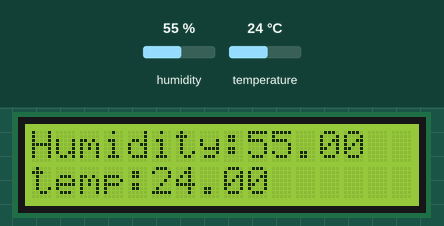
Simulated run of this sketch. Board: Arduino Uno, built with avr-gcc and run on an emulated ATmega328P. Shown: 16×2 character LCD. The test bench sets the inputs (shaded band); at power-on: humidity 55 %, temperature 24 °C. What the sketch prints to the serial monitor is not drawn.

Above: at 1.6 s.
1.7 s: humidity set to 22 %
At 4.8 s:
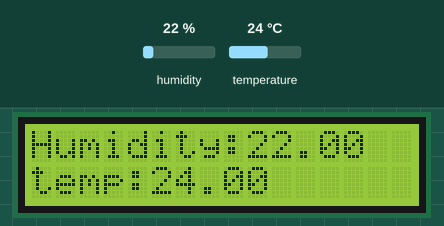
5.6 s: temperature set to 12 °C
At 7.3 s:
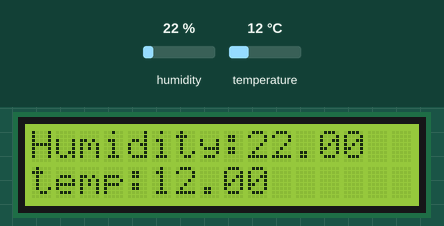
9.5 s: humidity set to 40 %
At 11.0 s:
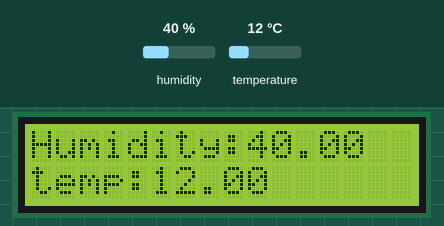
13.4 s: temperature set to 19 °C
At 16.0 s:
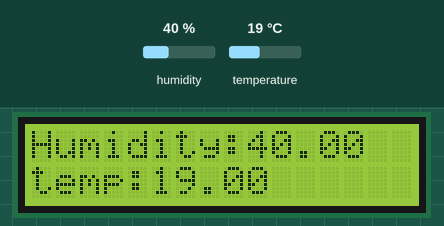
Timing chart, 0 to 17.5 s (numbered marks = the images above; inputs shaded):
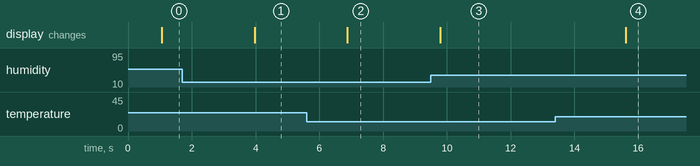

The sketch:

TemperatureHumiditySensorLCD.ino
```cpp
#include <DHT.h>
#include <Wire.h>
#include <LiquidCrystal_I2C.h>
// Set the LCD address to 0x3F for a 16 chars and 2 line display
LiquidCrystal_I2C lcd(0x27, 16, 2);
#define DHTPIN 4 //define DHTPIN==4
#define DHTTYPE DHT11
DHT dht(DHTPIN, DHTTYPE);
void setup()
{
  lcd.begin();
  Serial.begin(9600);
  Serial.println("DHT11 test!");
  lcd.setCursor(0, 0);
  lcd.print("Humidity: ");
  lcd.setCursor(0, 1);
  lcd.print("temp: ");
  dht.begin();
}

void loop()
{
  delay(950);
  float h = dht.readHumidity();
  float t = dht.readTemperature();
  float f = dht.readTemperature(true);
  if (isnan(h) || isnan(t) || isnan(f))
  {
    Serial.println("Failed to read from DHT sensor!");
    return;
  }
  lcd.setCursor(9, 0);
  lcd.print(h);
  lcd.setCursor(5, 1);
  lcd.print(t);
}
```

Measured:
- after the input at 1.7 s, the display: changes after 2.3 s (image 1)
- after the input at 5.6 s, the display: changes after 1.3 s (image 2)
- after the input at 9.5 s, the display: changes after 0.29 s (image 3)
- after the input at 13.4 s, the display: changes after 2.2 s (image 4)
